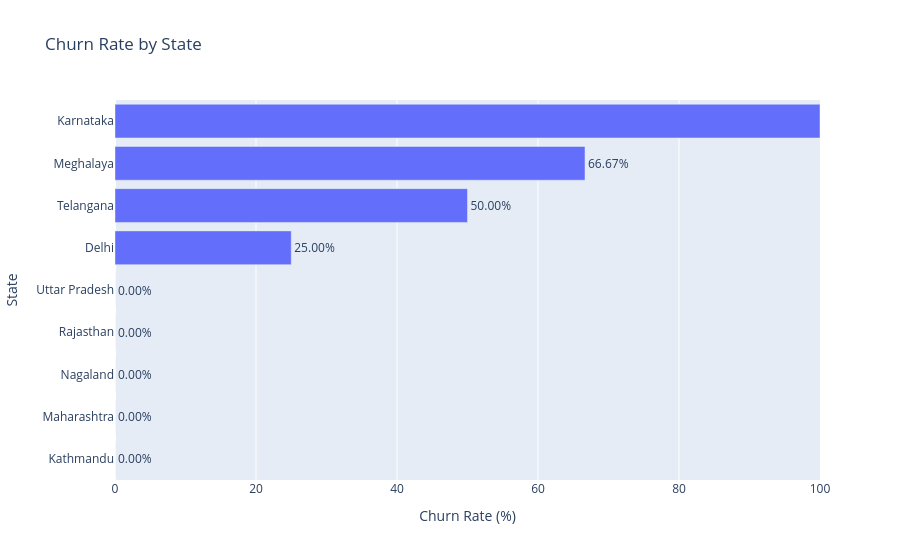

Notebook code for this chart:
### Markdown cell above
churn b states

### Code cell
import plotly.express as px

churn_states = (
    df_visual.groupby('state')['churn_flag']
    .mean()
    .reset_index()
)

churn_states['churn_rate'] = churn_states['churn_flag'] * 100

fig = px.bar(
    churn_states,
    x='churn_rate',
    y='state',
    orientation='h',
    text='churn_rate',
    title='Churn Rate by State',
    labels={
        'churn_rate': 'Churn Rate (%)',
        'state': 'State'
    }
)

fig.update_traces(
    texttemplate='%{text:.2f}%',
    textposition='outside'
)

fig.update_layout(
    yaxis={'categoryorder': 'total ascending'},
    xaxis_range=[0, 100]
)

fig.show()
fig.write_image("Churn rate by state.png")

### Figure 1 — Plotly figure (JSON) as saved in the notebook; plotly's stock layout.template omitted (floating-point values rounded to 4 significant figures)
{"data": [{"hovertemplate": "Churn Rate (%)=%{text}<br>State=%{y}<extra></extra>", "legendgroup": "", "marker": {"color": "#636efa", "pattern": {"shape": ""}}, "name": "", "orientation": "h", "showlegend": false, "text": [25.0, 100.0, 0.0, 0.0, 66.67, 0.0, 0.0, 50.0, 0.0], "textposition": "outside", "texttemplate": "%{text:.2f}%", "type": "bar", "x": [25.0, 100.0, 0.0, 0.0, 66.67, 0.0, 0.0, 50.0, 0.0], "xaxis": "x", "y": ["Delhi", "Karnataka", "Kathmandu", "Maharashtra", "Meghalaya", "Nagaland", "Rajasthan", "Telangana", "Uttar Pradesh"], "yaxis": "y"}], "layout": {"barmode": "relative", "legend": {"tracegroupgap": 0}, "title": {"text": "Churn Rate by State"}, "xaxis": {"anchor": "y", "domain": [0, 1], "range": [0, 100], "title": {"text": "Churn Rate (%)"}}, "yaxis": {"anchor": "x", "categoryorder": "total ascending", "domain": [0, 1], "title": {"text": "State"}}}}
